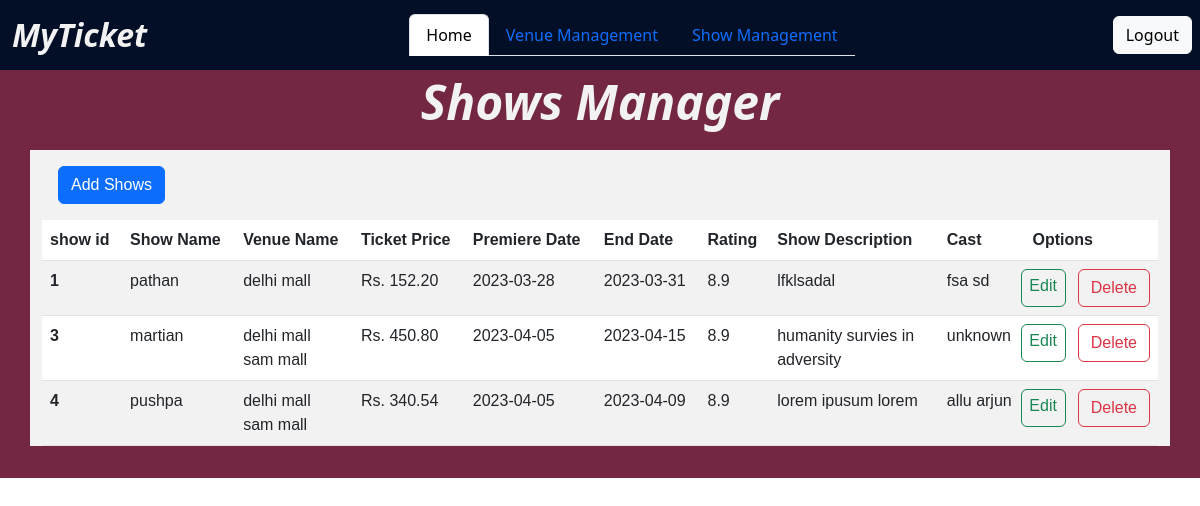
The page /admin/show_mgmt (signed in) on the database its author committed.
### app/models/models.py (models this page shows, shortened)
class Shows(db.Model):
    __tablename__ = "shows"
    __searchable__ = ['show_name', 'rating', 'tags', 'cast']
    show_id = db.Column(db.Integer, primary_key=True, autoincrement=True)
    show_name = db.Column(db.String, nullable=False, unique=True)
    ticket_price = db.Column(db.Numeric(precision=3, scale=2), nullable=False)
    premiere_date = db.Column(DATE(storage_format="%(day)02d/%(month)02d/%(year)04d",
                                   regexp=re.compile("(?P<day>\d+)/(?P<month>\d+)/(?P<year>\d+)")))
    end_date = db.Column(DATE(storage_format="%(day)02d/%(month)02d/%(year)04d",
                              regexp=re.compile("(?P<day>\d+)/(?P<month>\d+)/(?P<year>\d+)")))
    rating = db.Column(db.Numeric(precision=2, scale=1))
    tags = db.Column(db.String)
    show_description = db.Column(db.String)
    cast = db.Column(db.String)
    poster_filename = db.Column(db.String(255), nullable=False)

class Venues(db.Model):
    __tablename__ = "venues"
    __searchable__ = ['venue_name', 'street', 'city', 'state', 'venue_tags']
    venue_id = db.Column(db.Integer, primary_key=True, autoincrement=True)
    venue_name = db.Column(db.String(150), unique=True, nullable=False)
    capacity = db.Column(db.Integer, nullable=False)
    street = db.Column(db.String(150), nullable=False)
    city = db.Column(db.String(150), nullable=False)
    state = db.Column(db.String(150), nullable=False)
    venue_tags = db.Column(db.String(150))

### app/controllers/admin/admin_controllers.py (the view)
@admin_controls.route("/show_mgmt", methods=['GET', 'POST'])
@admin_required
@login_required
def show_mgmt():
    shows = Shows.query.all()
    venues = {}
    for show in shows:
        venue_shows = ShowsInVenues.query.filter_by(show_id=show.show_id).all()
        venues[show.show_id] = []
        for venue_show in venue_shows:
            venue = Venues.query.filter_by(venue_id=venue_show.venue_id).first()
            venues[show.show_id].append(venue.venue_name)
    return render_template("admin/shows/showmgmt.html.jinja2", shows=shows, venues=venues)

### app/controllers/auth.py (called while the page is built)
def admin_required(f):
    @wraps(f)
    def decorated(*args, **kwargs):
        is_admin = False
        if current_user.is_authenticated:
            is_admin = current_user.isadmin
        if not is_admin:
            return "<h1>Routes doesn't exits</h1>", 400
        elif is_admin:
            return f(*args, **kwargs)
    return decorated

@login_manager.user_loader
def load_user(user_id):
    return User.query.get(int(user_id))

### app/templates/admin/shows/showmgmt.html.jinja2 (shortened to what this page needs)
<!DOCTYPE html>
<html lang="en">
  <head>
    <link rel="stylesheet" href="../../static/styles/show_mgmt.style.css">
  </head>
  <body>
    {% include 'admin/base.html.jinja2' %}
    <div class="container-fluid show--container">
      <h4 class="shows__heading">Shows Manager</h4>
      <div class="show__list container mt-5" style="margin: 0 auto">
        <a href="add_show" class="btn btn-primary m-3">Add Shows</a>
        <table class="table table-striped">
          <thead>
            <tr>
              <th scope="col">{{ "show id" }}</th>
              <th scope="col">{{ "Show Name" }}</th>
              <th scope="col">{{ "Venue Name" }}</th>
              <th scope="col">{{ "Ticket Price  " }}</th>
              <th scope="col">{{ "Premiere Date" }}</th>
              <th scope="col">{{ "End Date" }}</th>
              <th scope="col">{{ "Rating" }}</th>
              <th scope="col" >{{ "Show Description" }}</th>
              <th scope="col">{{ "Cast" }}</th>
              <th scope="col">Options</th>
            </tr>
          </thead>
          <tbody>
            {% for show in shows %}
            <tr>
              <th scope="row">{{ show.show_id }}</th>
              <td>{{ show.show_name }}</td>
              <td style="max-width: 10rem;">
                {% for venue in venues[show.show_id] %}
                {{venue}} <br />
                {% endfor %}
              </td>
              <td>Rs. {{ show.ticket_price }}</td>
              <td>{{ show.premiere_date }}</td>
              <td>{{ show.end_date }}</td>
              <td>{{ show.rating }}</td>
              <td style=" margin: 1rem; max-width: 10rem;">{{ show.show_description }}</td>
              <td style="max-width: 10rem;">{{show.cast}}</td>
              <td class="text-align-center">
                <span class="row">
                  <a
                    href="edit_show/{{ show.show_id }}"
                    class=" col btn btn-outline-success p-1"
                    >Edit</a
                  >
                  <form action="{{ url_for('admin_controllers.delete_show', show_id=show.show_id) }}" method="POST" class="col">
                    <button type="submit" class="btn btn-outline-danger">
                      Delete
                    </button>
                  </form>
                </span>
              </td>
            </tr>
            {% endfor %}
          </tbody>
        </table>
      </div>
    </div>
  </body>
</html>

### app/static/styles/show_mgmt.style.css (style rules this page uses)
*, *::before, *::after { box-sizing: border-box; }
:root { font-family: 'PT Sans', sans-serif; --clr-primary-5: #f2f2f2; --clr-primary-4: #f25757; --clr-primary-3: #030f26; --clr-primary-2: #732743; --clr-primary-1: #d93250; --clr-sec-1: #FF3D3D; --w-light: 300; --w-heavy: 700; --w-regular: 500; }
body { margin: 0; font-family: 'PT Sans', sans-serif; }
.container-fluid { padding: 1rem; }
.show--container { background: var(--clr-primary-2); }
.shows__heading { color: var(--clr-primary-5); font-weight: var(--w-heavy); text-align: center; font-style: oblique; line-height: 0; margin: 1rem auto; font-size: 3rem; }
.show__list { background: var(--clr-primary-5); }

### app/static/styles/base.style.css (style rules this page uses)
*, *::before, *::after { box-sizing: border-box; }
:root { font-family: 'PT Sans', sans-serif; --clr-primary-5: #f2f2f2; --clr-primary-4: #f25757; --clr-primary-3: #030f26; --clr-primary-2: #732743; --clr-primary-1: #d93250; --clr-sec-1: #FF3D3D; --w-light: 300; --w-heavy: 700; --w-regular: 500; }
body { margin: 0; }
.container { font-family: 'PT Sans', sans-serif; }

### rows shown on the page
Shows: show_id "1", show_name "pathan", ticket_price "152.20", premiere_date "2023-03-28", end_date "2023-03-31", rating "8.9", show_description "lfklsadal", cast "fsa sd"
Venues: venue_name "delhi mall"
Shows: show_id "3", show_name "martian", ticket_price "450.80", premiere_date "2023-04-05", end_date "2023-04-15", rating "8.9", show_description "humanity survies in adversity", cast "unknown"
Venues: venue_name "sam mall"
Shows: show_id "4", show_name "pushpa", ticket_price "340.54", premiere_date "2023-04-05", end_date "2023-04-09", rating "8.9", show_description "lorem ipusum lorem", cast "allu arjun"

### other values the page prints
{{ "show id" }} "show id"
{{ "Show Name" }} "Show Name"
{{ "Venue Name" }} "Venue Name"
{{ "Ticket Price  " }} "Ticket Price"
{{ "Premiere Date" }} "Premiere Date"
{{ "End Date" }} "End Date"
{{ "Rating" }} "Rating"
{{ "Show Description" }} "Show Description"
{{ "Cast" }} "Cast"
